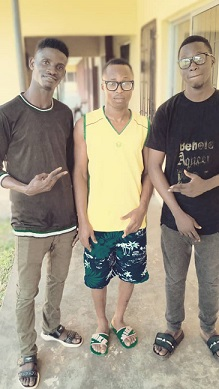
#> input picture Images/friends.jpg, 219 x 389 px
$ python simplethresh2.py
#> lines starting #> are read from the running program, lines starting #| are printed output that depends on the picture; after the words box and inside, x2 and y2 are one past the last pixel; in counts of white or black regions, pixels touching at a corner belong together
import cv2 as cv
img = cv.imread("Images/friends.jpg")
#> img is the input picture: shape (389, 219, 3); mean B, G, R 130.2, 150.5, 160.8
gray_img = cv.cvtColor(img, cv.COLOR_BGR2GRAY)
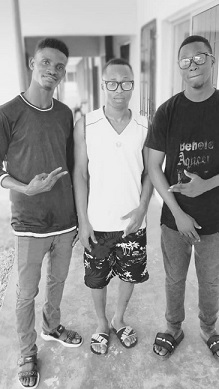
#> gray_img: shape (389, 219); min 8, max 254, mean 151.2
threshold, thresh = cv.threshold(gray_img, 220, 255, cv.THRESH_BINARY)
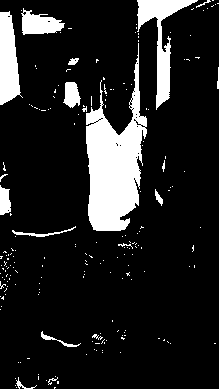
#> thresh: shape (389, 219); 13.4% white; 198 white regions (181 under 20 px), largest, box (x1, y1, x2, y2) and area: (86, 43, 147, 231) 5882, (137, 0, 198, 110) 1753, (0, 11, 23, 105) 1444
cv.imshow("SIMPLE THRESHOLDED IMAGE", thresh)
cv.waitKey(0)
